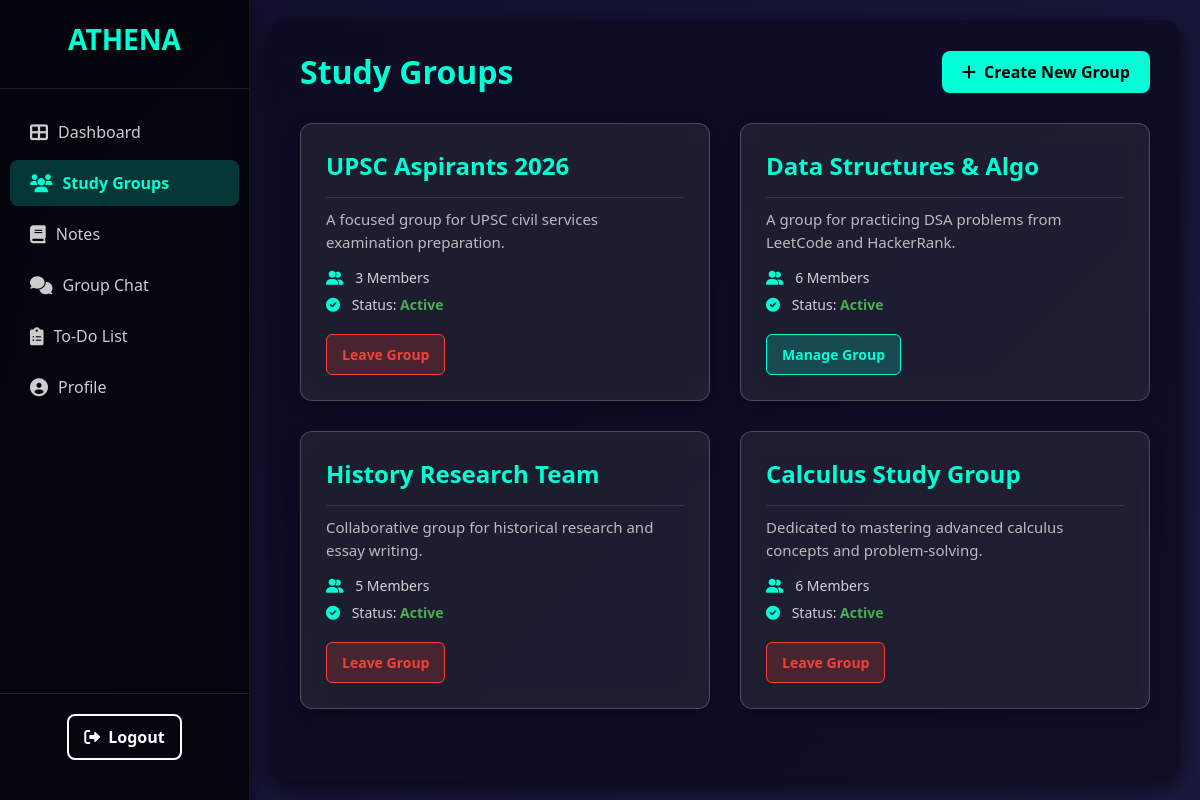
The app's page /users/dashboard/study_group.php (signed in) with its own data.
### tables this page shows
CREATE TABLE `study_group` (
  `group_id` int(11) NOT NULL,
  `group_name` varchar(100) NOT NULL,
  `description` text DEFAULT NULL,
  `user_id` int(11) NOT NULL,
  `approved` tinyint(1) DEFAULT 0,
  `created_at` datetime DEFAULT current_timestamp()
);

### users/dashboard/study_group.php (the view, shortened to what this page needs)
<?php
require '../connect.php';
$user_id = $_SESSION['user_id'];
$study_groups = [];
$query_groups = "
    SELECT
        sg.group_id,
        sg.group_name,
        sg.description,
        sg.approved,
        sg.user_id AS creator_id, -- MODIFIED: Added creator_id to distinguish created vs. joined groups
        u.user_name AS creator_name,
        (SELECT COUNT(*) FROM group_members gm_count WHERE gm_count.group_id = sg.group_id) AS member_count
    FROM
        study_group sg
    JOIN
        users u ON sg.user_id = u.user_id
    WHERE
        sg.user_id = ? OR EXISTS (SELECT 1 FROM group_members gm WHERE gm.group_id = sg.group_id AND gm.user_id = ?)
    ORDER BY
        sg.created_at DESC;
";
$stmt_groups = $conn->prepare($query_groups);
$stmt_groups->bind_param("ii", $user_id, $user_id);
$stmt_groups->execute();
$result_groups = $stmt_groups->get_result();
if ($result_groups) {
    while ($row = $result_groups->fetch_assoc()) {
        $study_groups[] = $row;
    }
} else {
    error_log("Error fetching study groups: " . $conn->error);
}
?>
<!DOCTYPE html>
<html lang="en">
<head>
  <link rel="stylesheet" href="panelstyle.css">
  <link rel="stylesheet" href="study_group_style.css">
  <link rel="stylesheet" href="https://cdnjs.cloudflare.com/ajax/libs/font-awesome/6.0.0-beta3/css/all.min.css">
</head>
<body>
  <div class="dashboard-wrapper">
    <aside class="sidebar">
      <div class="sidebar-header">
        <div class="logo">ATHENA</div>
      </div>
      <nav class="sidebar-nav">
        <ul>
          <li><a href="user_panel.php"><i class="fas fa-th-large"></i> Dashboard</a></li>
          <li class="active"><a href="#"><i class="fas fa-users"></i> Study Groups</a></li>
          <li><a href="#"><i class="fas fa-book"></i> Notes</a></li>
          <li><a href="#"><i class="fas fa-comments"></i> Group Chat</a></li>
          <li><a href="#"><i class="fas fa-clipboard-list"></i> To-Do List</a></li>
          <li><a href="profile_page.php"><i class="fas fa-user-circle"></i> Profile</a></li>
        </ul>
      </nav>
      <div class="sidebar-footer">
        <a href="../user_logout.php" class="logout-btn"><i class="fas fa-sign-out-alt"></i> Logout</a>
      </div>
    </aside>
    <main class="main-content">
      <header class="main-header">
        <div class="welcome-section">
          <h2>Study Groups</h2>
        </div>
        <div class="header-actions">
          <button class="create-new-btn" id="toggle-create-group-form"><i class="fas fa-plus"></i> Create New Group</button>
        </div>
      </header>
      <section class="dashboard-grid">
        <?php if (!empty($study_groups)): ?>
          <?php foreach ($study_groups as $group): ?>
            <div class="card">
              <div class="card-content">
                <h3 class="group-title"><?= htmlspecialchars($group['group_name']) ?></h3>
                <p class="group-description"><?= htmlspecialchars($group['description'] ?? 'No description provided.') ?></p>
                <div class="group-meta">
                  <p><i class="fas fa-user-friends"></i> <?= htmlspecialchars($group['member_count']) ?> Members</p>
                  <p>
                    <i class="fas fa-check-circle"></i> Status:
                    <span class="status-<?= $group['approved'] ? 'active' : 'pending' ?>">
                      <?= $group['approved'] ? 'Active' : 'Pending Approval' ?>
                    </span>
                  </p>
                </div>
                <?php if ($group['creator_id'] == $user_id): ?>
                    <button class="view-btn">Manage Group</button>
                <?php else: ?>
                    <button class="leave-btn" data-group-id="<?= $group['group_id'] ?>">Leave Group</button>
                <?php endif; ?>
              </div>
            </div>
          <?php endforeach; ?>
        <?php else: ?>
          <p class="no-data">No study groups found. <a href="#" id="trigger-create-group-from-empty">Create or join one!</a></p>
        <?php endif; ?>
      </section>
    </main>
  </div>
</body>
</html>

### users/dashboard/panelstyle.css (style rules this page uses)
* { margin: 0; padding: 0; box-sizing: border-box; font-family: 'Segoe UI', sans-serif; }
body { background: linear-gradient(135deg, #0f0f2c, #1a1a40); color: white; min-height: 100vh; display: flex; }
a { text-decoration: none; color: inherit; }
.dashboard-wrapper { display: flex; width: 100%; min-height: 100vh; }
.sidebar { width: 250px; background-color: rgba(0, 0, 0, 0.7); backdrop-filter: blur(10px); box-shadow: 2px 0 15px rgba(0, 0, 0, 0.4); display: flex; flex-direction: column; padding: 20px 0; position: sticky; top: 0; height: 100vh; border-right: 1px solid rgba(255, 255, 255, 0.08); }
.sidebar-header { padding: 0 20px 30px; border-bottom: 1px solid rgba(255, 255, 255, 0.1); margin-bottom: 20px; }
.sidebar-header .logo { font-size: 28px; font-weight: bold; color: #00ffd5; text-align: center; }
.sidebar-nav ul { list-style: none; padding: 0; }
.sidebar-nav li { margin-bottom: 5px; }
.sidebar-nav li a { display: flex; align-items: center; padding: 12px 20px; color: rgba(255, 255, 255, 0.8); font-size: 16px; transition: background-color 0.2s ease, color 0.2s ease; border-radius: 8px; margin: 0 10px; }
.sidebar-nav li a i { margin-right: 10px; font-size: 18px; }
.sidebar-nav li.active a { background-color: rgba(0, 255, 213, 0.2); color: #00ffd5; font-weight: bold; }
.sidebar-footer { margin-top: auto; padding: 20px; border-top: 1px solid rgba(255, 255, 255, 0.1); text-align: center; }
.logout-btn { background-color: transparent; border: 2px solid white; color: white; padding: 10px 15px; border-radius: 8px; display: inline-flex; align-items: center; font-weight: bold; transition: background-color 0.3s ease, color 0.3s ease, transform 0.2s ease; }
.logout-btn i { margin-right: 8px; }
.main-content { flex-grow: 1; padding: 30px; background-color: rgba(10, 10, 30, 0.7); backdrop-filter: blur(20px); border-radius: 16px; margin: 20px; box-shadow: 0 8px 24px rgba(0, 0, 0, 0.6); }
.main-header { display: flex; justify-content: space-between; align-items: center; margin-bottom: 30px; flex-wrap: wrap; gap: 20px; }
.welcome-section h2 { font-size: 32px; color: #00ffd5; margin: 0; }
.header-actions { display: flex; align-items: center; gap: 15px; flex-wrap: wrap; }
.create-new-btn { background-color: #00ffd5; color: black; padding: 10px 20px; border: none; border-radius: 8px; font-size: 16px; cursor: pointer; display: inline-flex; align-items: center; gap: 8px; font-weight: bold; transition: background-color 0.3s ease, transform 0.2s ease; height: 42px; }
.dashboard-grid { display: grid; grid-template-columns: repeat(auto-fit, minmax(300px, 1fr)); gap: 30px; }
.card { background-color: rgba(255, 255, 255, 0.08); border-radius: 12px; box-shadow: 0 4px 15px rgba(0, 0, 0, 0.3); padding: 25px; display: flex; flex-direction: column; border: 1px solid rgba(255, 255, 255, 0.2); backdrop-filter: blur(10px); transition: transform 0.3s ease, box-shadow 0.3s ease; }
.card h3 { font-size: 22px; color: #00ffd5; margin-bottom: 20px; border-bottom: 1px solid rgba(255, 255, 255, 0.1); padding-bottom: 15px; }
.card-content { flex-grow: 1; }
.view-btn { background-color: rgba(0, 255, 213, 0.2); color: #00ffd5; padding: 8px 15px; border: 1px solid #00ffd5; border-radius: 6px; font-size: 14px; cursor: pointer; transition: background-color 0.2s ease, color 0.2s ease; }

### records on screen
study_group: group_name "UPSC Aspirants 2026", description "A focused group for UPSC civil services examination preparation.", member_count "3", approved "Active"
study_group: group_name "Data Structures & Algo", description "A group for practicing DSA problems from LeetCode and HackerRank.", member_count "6", approved "Active", shows "Manage Group"
study_group: group_name "History Research Team", description "Collaborative group for historical research and essay writing.", member_count "5", approved "Active"
study_group: group_name "Calculus Study Group", description "Dedicated to mastering advanced calculus concepts and problem-solving.", member_count "6", approved "Active"
